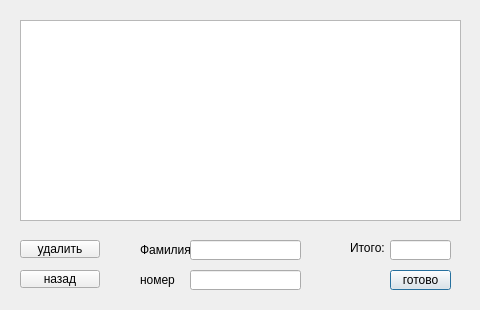
<?xml version="1.0" encoding="UTF-8"?>
<ui version="4.0">
 <class>Purchase</class>
 <widget class="QDialog" name="Purchase">
  <property name="geometry">
   <rect>
    <x>0</x>
    <y>0</y>
    <width>480</width>
    <height>310</height>
   </rect>
  </property>
  <property name="windowTitle">
   <string>Dialog</string>
  </property>
  <widget class="QPushButton" name="ok">
   <property name="geometry">
    <rect>
     <x>390</x>
     <y>270</y>
     <width>61</width>
     <height>20</height>
    </rect>
   </property>
   <property name="text">
    <string>готово</string>
   </property>
  </widget>
  <widget class="QTableView" name="tableView">
   <property name="geometry">
    <rect>
     <x>20</x>
     <y>20</y>
     <width>441</width>
     <height>201</height>
    </rect>
   </property>
  </widget>
  <widget class="QPushButton" name="delete_2">
   <property name="geometry">
    <rect>
     <x>20</x>
     <y>240</y>
     <width>80</width>
     <height>18</height>
    </rect>
   </property>
   <property name="text">
    <string>удалить</string>
   </property>
  </widget>
  <widget class="QPushButton" name="back">
   <property name="geometry">
    <rect>
     <x>20</x>
     <y>270</y>
     <width>80</width>
     <height>18</height>
    </rect>
   </property>
   <property name="text">
    <string>назад</string>
   </property>
  </widget>
  <widget class="QLabel" name="surnam">
   <property name="geometry">
    <rect>
     <x>140</x>
     <y>240</y>
     <width>61</width>
     <height>20</height>
    </rect>
   </property>
   <property name="text">
    <string>Фамилия</string>
   </property>
  </widget>
  <widget class="QLabel" name="numbe">
   <property name="geometry">
    <rect>
     <x>140</x>
     <y>270</y>
     <width>51</width>
     <height>20</height>
    </rect>
   </property>
   <property name="text">
    <string>номер</string>
   </property>
  </widget>
  <widget class="QLabel" name="label">
   <property name="geometry">
    <rect>
     <x>350</x>
     <y>240</y>
     <width>51</width>
     <height>16</height>
    </rect>
   </property>
   <property name="text">
    <string>Итого:</string>
   </property>
  </widget>
  <widget class="QLineEdit" name="surname">
   <property name="geometry">
    <rect>
     <x>190</x>
     <y>240</y>
     <width>111</width>
     <height>20</height>
    </rect>
   </property>
  </widget>
  <widget class="QLineEdit" name="number">
   <property name="geometry">
    <rect>
     <x>190</x>
     <y>270</y>
     <width>111</width>
     <height>20</height>
    </rect>
   </property>
  </widget>
  <widget class="QLineEdit" name="Count">
   <property name="geometry">
    <rect>
     <x>390</x>
     <y>240</y>
     <width>61</width>
     <height>20</height>
    </rect>
   </property>
  </widget>
 </widget>
 <resources/>
 <connections/>
</ui>
